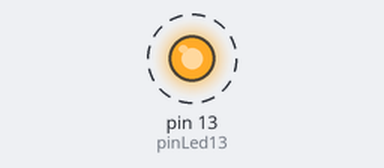
Bench run of a sketch on a simulated Arduino Uno, built with avr-gcc and run on an emulated ATmega328P. Shown: output pins drawn as LEDs (lit = HIGH). Dashed ring = blinking.

Above: at 0.5 s.
Timing chart, 0 to 4.6 s (numbered marks = the images above):
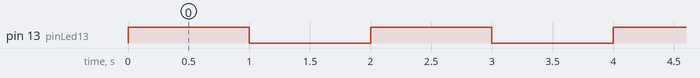

The sketch:

ejemplo.ino
```cpp
//Actuadores
int pinLed13 = 13;


//Sensores

//Instrucciones
int milisegLed13 = 1000;


void setup(){
pinMode(pinLed13, OUTPUT);
digitalWrite(pinLed13, LOW);

}

void loop(){

digitalWrite(pinLed13, HIGH);
delay(milisegLed13);
digitalWrite(pinLed13, LOW);
delay(milisegLed13);


}
```

Measured:
- by itself, pin 13 (pinLed13): alternates HIGH for 1.0 s and LOW for 1.0 s
